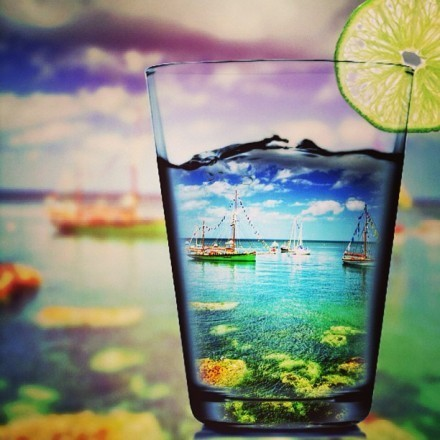
//> input picture Draw HS histogram/Draw HS histogram/1.jpg, 440 x 440 px, given in place of the camera
$ ./opencamera   (built with g++ and OpenCV 4)
//> lines starting //> are read from the running program, lines starting //| are printed output that depends on the picture
// opencamera.cpp : 定义控制台应用程序的入口点。
//

#include "stdafx.h"
#include <opencv2/opencv.hpp>

using namespace cv;

int main()
{
	VideoCapture capture(0);//从摄像头读入视频
	Mat edges,dst;

	//循环显示每一帧
	while(1)
	{
		//读取图像
		Mat frame;
		capture >> frame;//读取当前帧
//> frame is the input picture: 440 rows x 440 cols, CV_8UC3; mean B, G, R 128.3, 143.8, 137.1
		imshow("read the video",frame);

		cvtColor(frame, edges, CV_BGR2GRAY);
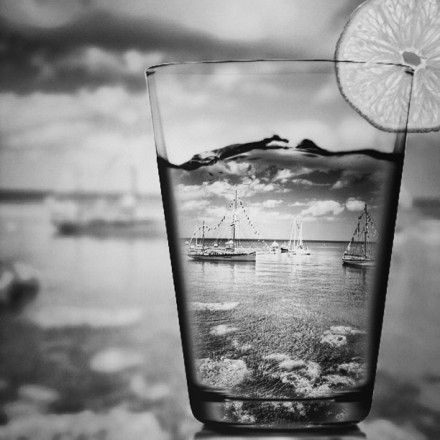
//> edges: 440 rows x 440 cols, CV_8UC1; min 3, max 246, mean 140

		blur(edges, edges, Size(7, 7));
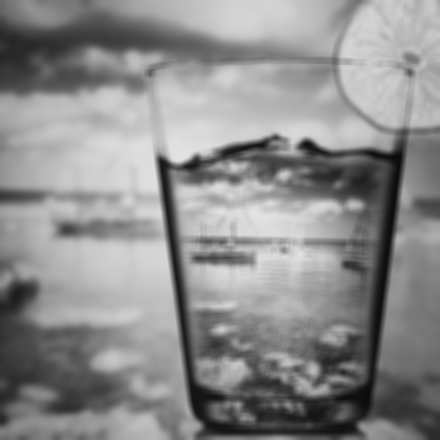
//> edges: 440 rows x 440 cols, CV_8UC1; min 11, max 229, mean 140

		Canny( edges, dst, 0, 30, 3);
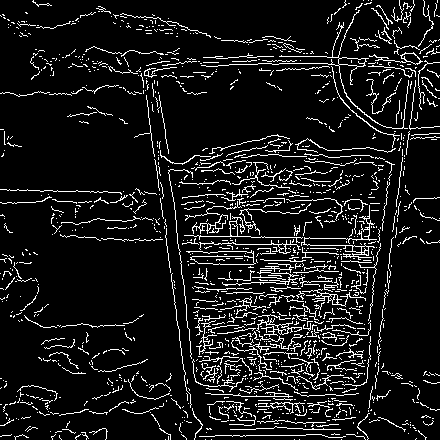
//> dst: 440 rows x 440 cols, CV_8UC1; 9.7% white in thin lines or dots

		imshow("cannnyed picture", dst);

		waitKey(30);//延时30ms

	}
    return 0;
}
